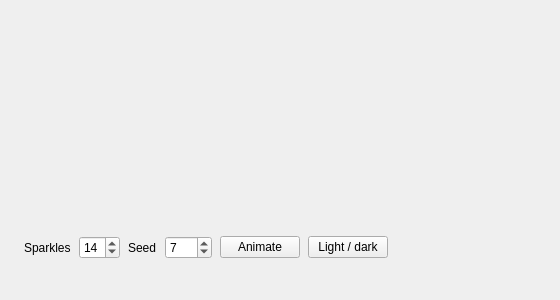
<?xml version='1.0' encoding='utf-8'?>
<ui version="4.0">
 <class>MainWindow</class>
 <widget class="QMainWindow" name="MainWindow">
  <property name="geometry">
   <rect>
    <x>0</x>
    <y>0</y>
    <width>560</width>
    <height>300</height>
   </rect>
  </property>
  <property name="windowTitle">
   <string>QCustomSparklesText Showcase</string>
  </property>
  <widget class="QWidget" name="centralwidget">
   <layout class="QVBoxLayout" name="rootLayout">
    <property name="spacing">
     <number>16</number>
    </property>
    <property name="leftMargin">
     <number>24</number>
    </property>
    <property name="topMargin">
     <number>24</number>
    </property>
    <property name="rightMargin">
     <number>24</number>
    </property>
    <property name="bottomMargin">
     <number>24</number>
    </property>
    <item>
     <widget class="QCustomSparklesText" name="sparklesMain">
      <property name="minimumSize">
       <size>
        <width>0</width>
        <height>90</height>
       </size>
      </property>
      <property name="text" stdset="0">
       <string>Powered by AI</string>
      </property>
     </widget>
    </item>
    <item>
     <widget class="QCustomSparklesText" name="sparklesSecond">
      <property name="minimumSize">
       <size>
        <width>0</width>
        <height>90</height>
       </size>
      </property>
      <property name="text" stdset="0">
       <string>Magic inside</string>
      </property>
      <property name="seed" stdset="0">
       <number>42</number>
      </property>
     </widget>
    </item>
    <item>
     <layout class="QHBoxLayout" name="controlsRow">
      <property name="spacing">
       <number>8</number>
      </property>
      <item>
       <widget class="QLabel" name="countLabel">
        <property name="text">
         <string>Sparkles</string>
        </property>
       </widget>
      </item>
      <item>
       <widget class="QSpinBox" name="countSpin">
        <property name="minimum">
         <number>0</number>
        </property>
        <property name="maximum">
         <number>60</number>
        </property>
        <property name="value">
         <number>14</number>
        </property>
       </widget>
      </item>
      <item>
       <widget class="QLabel" name="seedLabel">
        <property name="text">
         <string>Seed</string>
        </property>
       </widget>
      </item>
      <item>
       <widget class="QSpinBox" name="seedSpin">
        <property name="minimum">
         <number>0</number>
        </property>
        <property name="maximum">
         <number>999</number>
        </property>
        <property name="value">
         <number>7</number>
        </property>
       </widget>
      </item>
      <item>
       <widget class="QPushButton" name="animateBtn">
        <property name="text">
         <string>Animate</string>
        </property>
       </widget>
      </item>
      <item>
       <widget class="QPushButton" name="themeBtn">
        <property name="text">
         <string>Light / dark</string>
        </property>
       </widget>
      </item>
      <item>
       <spacer name="controlsSpacer">
        <property name="orientation">
         <enum>Qt::Horizontal</enum>
        </property>
        <property name="sizeHint" stdset="0">
         <size>
          <width>10</width>
          <height>10</height>
         </size>
        </property>
       </spacer>
      </item>
     </layout>
    </item>
    <item>
     <spacer name="bottomSpacer">
      <property name="orientation">
       <enum>Qt::Vertical</enum>
      </property>
      <property name="sizeHint" stdset="0">
       <size>
        <width>10</width>
        <height>10</height>
       </size>
      </property>
     </spacer>
    </item>
   </layout>
  </widget>
 </widget>
 <customwidgets>
  <customwidget>
   <class>QCustomSparklesText</class>
   <extends>QWidget</extends>
   <header location="global">Custom_Widgets.QCustomSparklesText.h</header>
  </customwidget>
 <customwidget><class>QPushButton</class><extends>QPushButton</extends><header location="global">Custom_Widgets.Theme.h</header><container>1</container></customwidget><customwidget><class>QLabel</class><extends>QLabel</extends><header location="global">Custom_Widgets.Theme.h</header><container>1</container></customwidget></customwidgets>
 <connections />
</ui>
